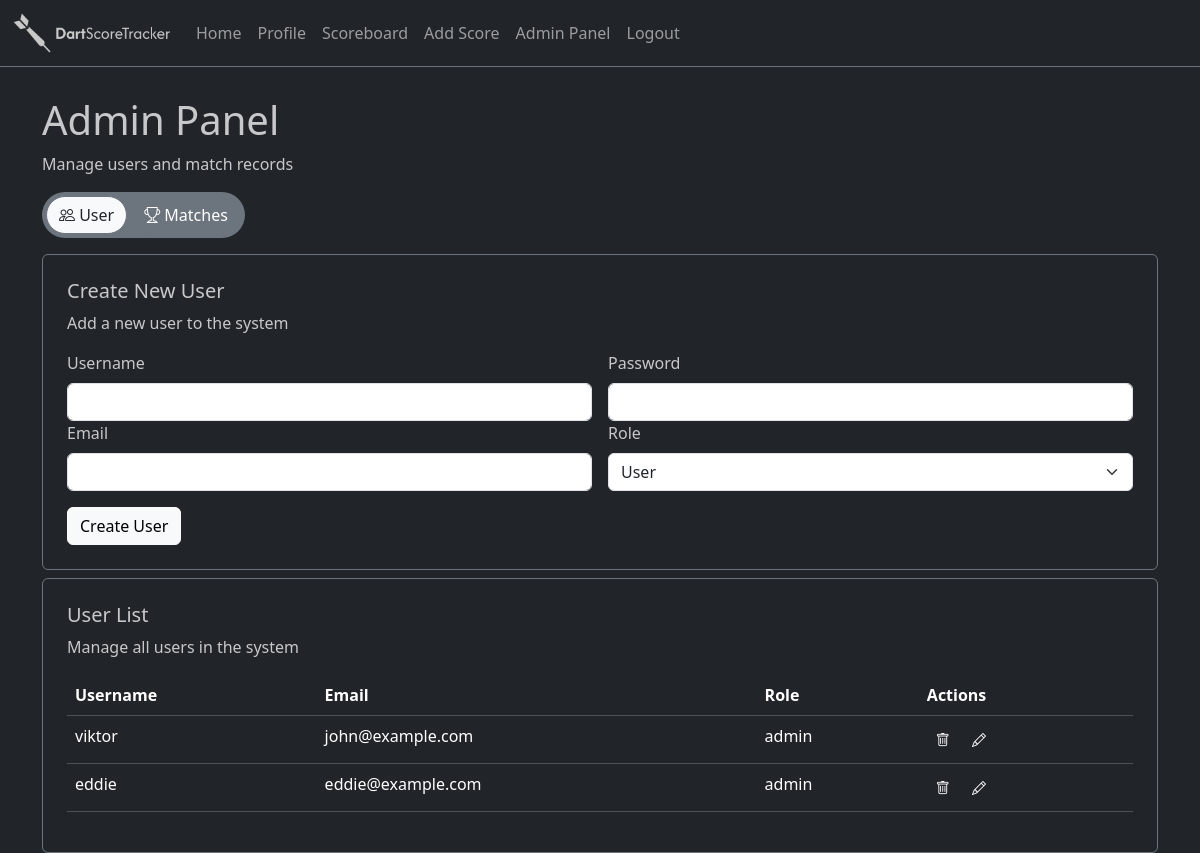
The page /adminpanel (signed in) on the database as committed earlier.
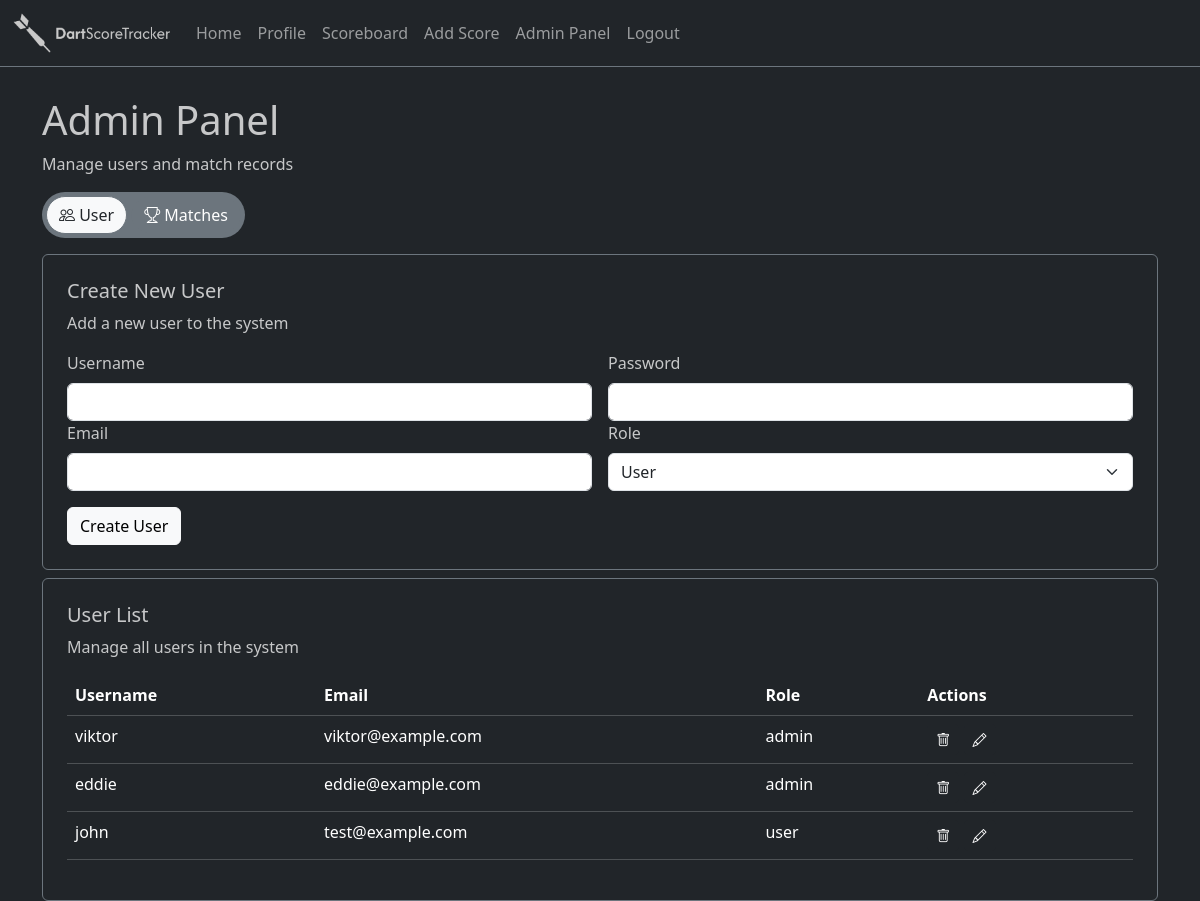
The same page on the database as committed later.
### models/models.py (models this page shows, shortened)
class User(db.Model):
    __tablename__ = 'Users'
    id = db.Column(db.Integer, primary_key=True)
    username = db.Column(db.String(80), unique=True, nullable=False)
    email = db.Column(db.String(80), unique=True, nullable=False)
    password_hash = db.Column(db.String(128), nullable=False)
    role = db.Column(db.String(50), nullable=False)

### routes/adminPanel.py (the view)
@adminPanel_bp.route("/adminpanel")
def adminPanel():
    if session.get('user_role') != 'admin':
        abort(404)
    matches = Match.query.all()
    users = User.query.all()
    return render_template("adminPanel.html", matches=matches, users=users)

### templates/adminPanel.html (shortened to what this page needs)
{% extends 'layout.html' %}
{% block body %}
<div class="container mt-5 pt-5">
    <div>
        <h1>Admin Panel</h1>
        <p>Manage users and match records</p>
    </div>
    <p class="d-inline-flex gap-1 bg-secondary rounded-pill d-flex justify-content-evenly">
        <button class="btn btn-light ms-1 my-1 rounded-pill border-secondary" data-bs-toggle="collapse" href="#userPanel" role="button" aria-expanded="false" aria-controls="userPanel">
           <i class="bi bi-people"></i> User
        </button>
        <button class="btn btn-light me-1 my-1 rounded-pill border-secondary" type="button" data-bs-toggle="collapse" data-bs-target="#matchesPanel" aria-expanded="false" aria-controls="matchesPanel">
            <i class="bi bi-trophy"></i> Matches
        </button>
    </p>
    <div id="accordion">
        <div class="collapse show" id="userPanel" data-bs-parent="#accordion">
            <div class="p-4 border border-secondary rounded">
                <h5>Create New User</h5>
                <p>Add a new user to the system</p>
                <form action="/adduser" method="post">
                    <div class="row g-3">
                        <div class="col-6">
                            <label class="form-label">Username</label>
                            <input class="form-control" autocomplete="off" required name="username" type="text"/>
                        </div>
                        <div class="col-6">
                            <label class="form-label">Password</label>
                            <input class="form-control" autocomplete="off" required name="password" type="password"/>
                        </div>
                    </div>
                    <div class="row g-3">
                        <div class="col-6">
                            <label class="form-label">Email</label>
                            <input class="form-control" autocomplete="off" required name="email" type="text"/>
                        </div>
                        <div class="col-6">
                            <label class="form-label">Role</label>
                            <select class="form-select" required name="role">
                                <option selected value="user">User</option>
                            </select>
                        </div>
                    </div>
                    <button class="btn btn-light mt-3" type="submit">Create User</button>
                </form>
            </div>
            <div class="table-responsive mt-2 p-4 border border-secondary rounded">
                <h5>User List</h5>
                <p>Manage all users in the system</p>
                <table class="table table-dark">
                    <thead>
                        <tr>
                            <th>Username</th>
                            <th>Email</th>
                            <th>Role</th>
                            <th>Actions</th>
                        </tr>
                    </thead>
                    <tbody>
                        {% for user in users %}
                        <tr>
                            <td>{{ user.username }}</td>
                            <td>{{ user.email }}</td>
                            <td>{{ user.role }}</td>
                            <td>
                                <form class="d-inline" action="{{ url_for('delete_user', user_id=user.id) }}" method="POST">
                                    <button class="btn btn-dark btn-sm">
                                        <i class="bi bi-trash"></i>
                                    </button>
                                </form>
                                <button class="btn btn-dark btn-sm" data-bs-toggle="modal" data-bs-target="#editUserModal{{ user.id }}">
                                    <i class="bi bi-pencil"></i>
                                </button>
                            </td>
                        </tr>
                        {% endfor %}
                    </tbody>
                </table>
            </div>
        </div>
    </div>
</div>
{% endblock %}

### templates/layout.html (shortened to what this page needs)
<!DOCTYPE html>
<html lang="en">
<head>
    <link href="https://cdn.jsdelivr.net/npm/bootstrap@5.3.8/dist/css/bootstrap.min.css" rel="stylesheet">
    <link href="https://cdn.jsdelivr.net/npm/bootstrap-icons@1.11.3/font/bootstrap-icons.css" rel="stylesheet">
    <link href="{{ url_for('static', filename='style.css') }}" rel="stylesheet">
    <link href="https://cdn.lineicons.com/5.0/lineicons.css" rel="stylesheet" />
</head>
<body class="bg-dark text-white text-opacity-75">
    {% if session['user_id'] %}
    <nav class="navbar navbar-expand-sm fixed-top navbar-dark bg-dark border-bottom border-secondary">
        <div class="container-fluid">
            <a class="navbar-brand" href="/">
                <img src="/static/images/brand.png" width="160" height="40" />
            </a>
            <div class="collapse navbar-collapse" id="navbarNav">
                <ul class="navbar-nav">
                    <li class="nav-item"><a class="nav-link" href="/">Home</a></li>
                    <li class="nav-item"><a class="nav-link" href="/profile">Profile</a></li>
                    <li class="nav-item"><a class="nav-link" href="/scoreboard">Scoreboard</a></li>
                    {% if session['user_role'] == 'admin' %}
                    <li class="nav-item"><a class="nav-link" href="/addscore">Add Score</a></li>
                    <li class="nav-item"><a class="nav-link" href="/adminpanel">Admin Panel</a></li>
                    {% endif %}
                    <li class="nav-item"><a class="nav-link" href="/logout">Logout</a></li>
                </ul>
            </div>
        </div>
    </nav>
    {% endif %}
    {% block body %}
    {% endblock %}
</body>
</html>

### static/style.css (style rules this page uses)
a { color: #65c8dd; }

Rows that differ between the two databases and show on the page:
changed User "viktor": email "john@example.com" → "viktor@example.com"
added User: username "john", email "test@example.com", role "user"
